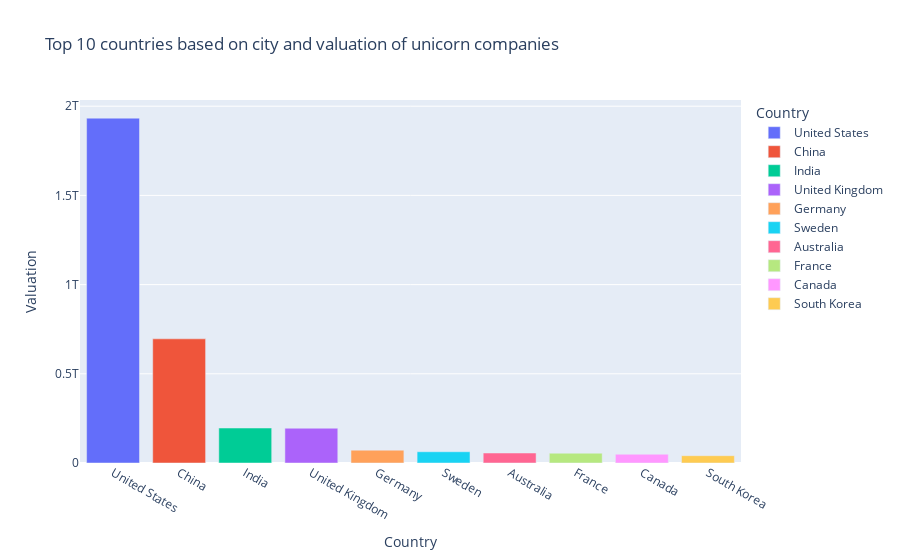

Write notebook code for a chart like this one.
### Markdown cell above
###### Are there any cities that appear to be industry hubs?

### Code cell
import plotly.express as px

# Group the DataFrame by country and city, and sum the valuation values
groupby_country_city = data.groupby(["Country", "City"])["Valuation (B)"].sum()

# Select the top 10 countries by valuation
top10_valuation_country = groupby_country_city.groupby("Country").sum().sort_values(ascending=False)[:10]

# Reset the index of the resulting DataFrame
top10_valuation_country = top10_valuation_country.reset_index()

# Create a bar chart using Plotly Express
fig = px.bar(top10_valuation_country, 
             x="Country", 
             y="Valuation (B)",
             title="Top 10 countries based on city and valuation of unicorn companies",
             color="Country")

# Change the label on the x-axis
fig.update_yaxes(title_text="Valuation")

# Display the chart
fig.show()

### Figure 1 — Plotly figure (JSON) as saved in the notebook; plotly's stock layout.template omitted (floating-point values rounded to 4 significant figures)
{"data": [{"alignmentgroup": "True", "hovertemplate": "Country=%{x}<br>Valuation (B)=%{y}<extra></extra>", "legendgroup": "United States", "marker": {"color": "#636efa", "pattern": {"shape": ""}}, "name": "United States", "offsetgroup": "United States", "orientation": "v", "showlegend": true, "textposition": "auto", "type": "bar", "x": ["United States"], "xaxis": "x", "y": [1933000000000], "yaxis": "y"}, {"alignmentgroup": "True", "hovertemplate": "Country=%{x}<br>Valuation (B)=%{y}<extra></extra>", "legendgroup": "China", "marker": {"color": "#EF553B", "pattern": {"shape": ""}}, "name": "China", "offsetgroup": "China", "orientation": "v", "showlegend": true, "textposition": "auto", "type": "bar", "x": ["China"], "xaxis": "x", "y": [696000000000], "yaxis": "y"}, {"alignmentgroup": "True", "hovertemplate": "Country=%{x}<br>Valuation (B)=%{y}<extra></extra>", "legendgroup": "India", "marker": {"color": "#00cc96", "pattern": {"shape": ""}}, "name": "India", "offsetgroup": "India", "orientation": "v", "showlegend": true, "textposition": "auto", "type": "bar", "x": ["India"], "xaxis": "x", "y": [196000000000], "yaxis": "y"}, {"alignmentgroup": "True", "hovertemplate": "Country=%{x}<br>Valuation (B)=%{y}<extra></extra>", "legendgroup": "United Kingdom", "marker": {"color": "#ab63fa", "pattern": {"shape": ""}}, "name": "United Kingdom", "offsetgroup": "United Kingdom", "orientation": "v", "showlegend": true, "textposition": "auto", "type": "bar", "x": ["United Kingdom"], "xaxis": "x", "y": [195000000000], "yaxis": "y"}, {"alignmentgroup": "True", "hovertemplate": "Country=%{x}<br>Valuation (B)=%{y}<extra></extra>", "legendgroup": "Germany", "marker": {"color": "#FFA15A", "pattern": {"shape": ""}}, "name": "Germany", "offsetgroup": "Germany", "orientation": "v", "showlegend": true, "textposition": "auto", "type": "bar", "x": ["Germany"], "xaxis": "x", "y": [72000000000], "yaxis": "y"}, {"alignmentgroup": "True", "hovertemplate": "Country=%{x}<br>Valuation (B)=%{y}<extra></extra>", "legendgroup": "Sweden", "marker": {"color": "#19d3f3", "pattern": {"shape": ""}}, "name": "Sweden", "offsetgroup": "Sweden", "orientation": "v", "showlegend": true, "textposition": "auto", "type": "bar", "x": ["Sweden"], "xaxis": "x", "y": [63000000000], "yaxis": "y"}, {"alignmentgroup": "True", "hovertemplate": "Country=%{x}<br>Valuation (B)=%{y}<extra></extra>", "legendgroup": "Australia", "marker": {"color": "#FF6692", "pattern": {"shape": ""}}, "name": "Australia", "offsetgroup": "Australia", "orientation": "v", "showlegend": true, "textposition": "auto", "type": "bar", "x": ["Australia"], "xaxis": "x", "y": [56000000000], "yaxis": "y"}, {"alignmentgroup": "True", "hovertemplate": "Country=%{x}<br>Valuation (B)=%{y}<extra></extra>", "legendgroup": "France", "marker": {"color": "#B6E880", "pattern": {"shape": ""}}, "name": "France", "offsetgroup": "France", "orientation": "v", "showlegend": true, "textposition": "auto", "type": "bar", "x": ["France"], "xaxis": "x", "y": [55000000000], "yaxis": "y"}, {"alignmentgroup": "True", "hovertemplate": "Country=%{x}<br>Valuation (B)=%{y}<extra></extra>", "legendgroup": "Canada", "marker": {"color": "#FF97FF", "pattern": {"shape": ""}}, "name": "Canada", "offsetgroup": "Canada", "orientation": "v", "showlegend": true, "textposition": "auto", "type": "bar", "x": ["Canada"], "xaxis": "x", "y": [49000000000], "yaxis": "y"}, {"alignmentgroup": "True", "hovertemplate": "Country=%{x}<br>Valuation (B)=%{y}<extra></extra>", "legendgroup": "South Korea", "marker": {"color": "#FECB52", "pattern": {"shape": ""}}, "name": "South Korea", "offsetgroup": "South Korea", "orientation": "v", "showlegend": true, "textposition": "auto", "type": "bar", "x": ["South Korea"], "xaxis": "x", "y": [41000000000], "yaxis": "y"}], "layout": {"barmode": "relative", "legend": {"title": {"text": "Country"}, "tracegroupgap": 0}, "title": {"text": "Top 10 countries based on city and valuation of unicorn companies"}, "xaxis": {"anchor": "y", "categoryarray": ["United States", "China", "India", "United Kingdom", "Germany", "Sweden", "Australia", "France", "Canada", "South Korea"], "categoryorder": "array", "domain": [0, 1], "title": {"text": "Country"}}, "yaxis": {"anchor": "x", "domain": [0, 1], "title": {"text": "Valuation"}}}}
